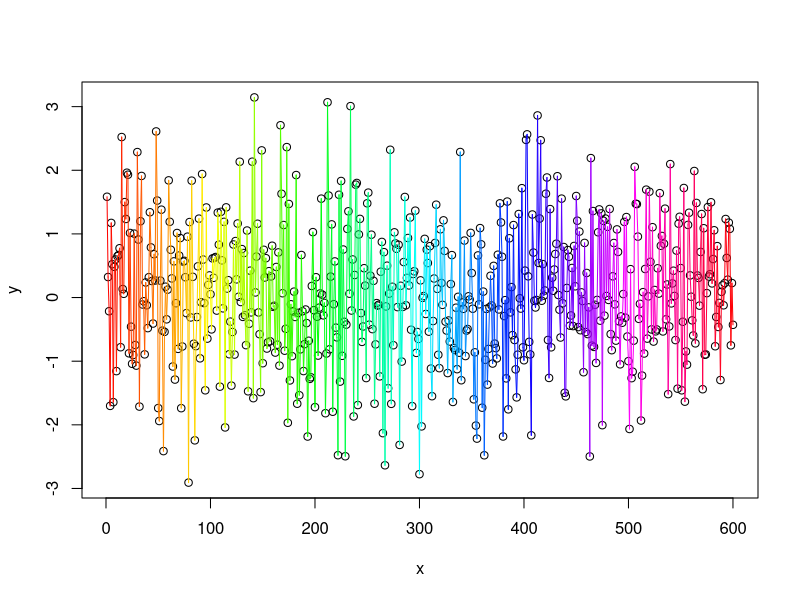
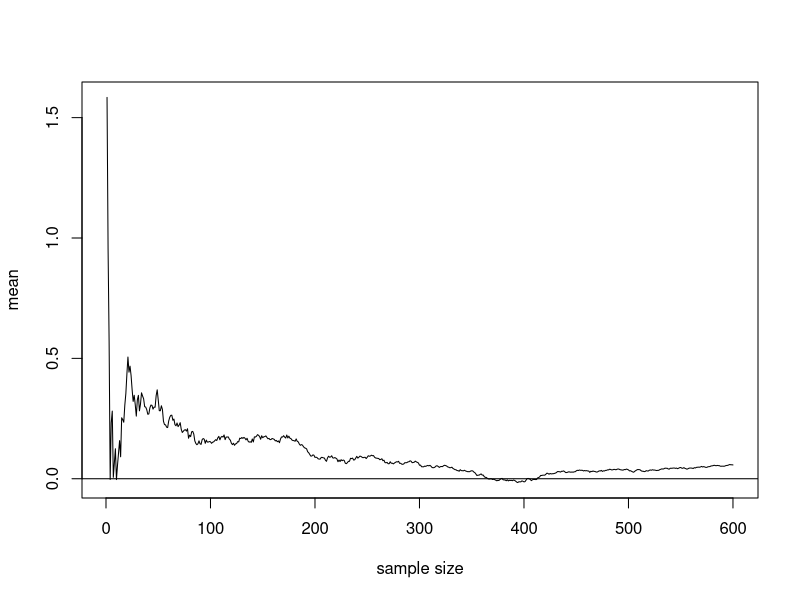
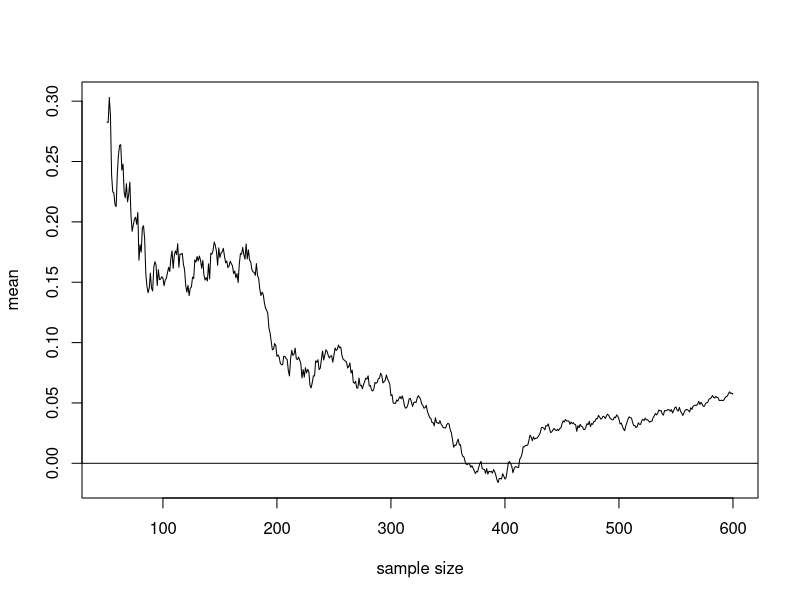

Write R code to recreate these figures, in order. (Note: a time limit stopped this script after it produced the figures.)
# Code File for Quneensland University of Technology: Bayesian Research and Applications Group's Introduction to R Course
# Course prepared and presented by Ben R. Fitzpatrick (ben.r.fitzpatrick@gmail.com) 14th of March 2012

# R is all about the free sharing of code with the proper acknowledgement of authorship so feel free share this file (just don't delete my name from it ;) and only add yours if you've improved it)

##############################
#                            #
#   This is code file 4      #
#   Intro to R Programming   #
#                            #
##############################


# Repetitions of a particular sequence of operations on successive selections of data possibly with a changes in the operations may be efficiently accomplished by utilising

# Control Flow

?Control

# and Logical statements

?Logic

# if(condition) action  # read as: if condition is true then perform actions

# Sorts of Conditions that might be used in an if() statement:

x <- 3

#Equality

x == 3 # logical test of whether the statement x = 3 is true

x == 4 # logical test of the whether the statement x = 4 is true

!(x == 4) # think of this as the negation of the result of the test of whether x = 4 is true

x == 2 & 3  # logical test of whether x = both 2 and 3

x == 2 | 3 # | is an 'inclusive or' so the test here is whether x (2, 3 or 2 & 3) if x = any of these then the statement is true

# works with vectors by testing element by element equality

y <- c(1,2,3)

z <- seq(1:3)

z == y

y[1] | y[2] == z[1] | z[3] # logical test of whether the 1st element of y or the 2nd element of y equal the 1st element of z or the 3rd element of z

# works for character vectors too

a <- c('alpha')

b <- c('alpha','beta','gamma')

a == b

# Relative Size

x < 3

x <= 3

x > 1

#  if(cond) expr

x

if(x==3) print('x = 3') # if x = 3 print 'x = 3'

if(x==3) print('x = 3') else print('x not equal to 3') # if x = 4 print 'x = 3', if x does not = 3 print 'x not equal to 4'

x <- 4

if(x==3) print('x = 3') else print('x not equal to 3')

# it's a bit hard to see the point of if() statements without a function
# so let's make a function that uses 'if else' statement to tell you whether a number is odd or even

# for the algorithm I have in mind we'll need the floor() command to round down (note: its opposite is ceiling() )

floor(35.5)
floor(1/3)
floor(4/3)

# and the paste command to create our output 

paste(4,c('is even'))

x

paste(x)

paste(x,c('is even'))

  if(x/2 == floor(x/2)) {paste(x,c('is even'))} else {paste(paste(x),c('is odd')) }

# try for a few x values

#e.g.

x <- 933

  if(x/2 == floor(x/2)) {paste(x,c('is even'))} else {paste(x,c('is odd')) }

#

# the process of defining x then re-entering the test can be streamlined by defining a function
# defining a function is creating you own custom R command

even <- function(x){

    if(x/2 == floor(x/2)) {paste(paste(x),c('is even'))} else {paste(paste(x),c('is odd')) }

  }

even(x=121)

even(121) # assumes arguments are supplied in order

even(124)

# can you make a function to test if a number is odd?


even  #recover the R code for a function by entering it without any brackets or arguments

#include R functions provided in R base

lm

#  '!'  negation symbol, read as 'not'

if(!x == 2) {paste(x,'is not 2')}




### for(variable in sequence) action

1:3 # quick way to define a sequece 

for(i in 1:3) {print(paste(i))}


for(i in seq(3,27,3)) {print(paste(i))}

# we can store the results of for() loops in variables

x <- rep(0,6)

x

# refer to elements of a vector by number

x[2] # 2nd element of x

#define elements of a vector by number

x[2] <- 3

x

length(x) # length of vector x

# so we can use the sequence of a for() loop to perform actions on objects by element/row/column number e.g.

# storing the results of a for loop in a vector

for(i in 1:length(x)){
  #we can let for() loops span several lines for readability much as we did for function definitions
  x[i] <- i^2 # store i^2 in the i'th element of x
} # end of for loop

x

# we can excecute all sorts of commands across a for() loop

n <- 600

x <- seq(1:n)

y <- rnorm(n=n,mean=0,sd=1)

plot(x,y)

rainbow(5) # rainbow(n)  'Creates a vector of ‘n’ contiguous colors' in this case equally spaced across the rainbow see also heat.colors(),terrain.colors() ... etc.

?rainbow

for(i in 2:length(x)){

  lines(x[(i-1):i],y[(i-1):i],col=rainbow(length(x))[i]) 

}  # connects point (x[(i-1)],y[(i-1)]) to point (x[i],y[i]) by a line of colour given by element 'i' of rainbow(length(x)) (a list of colour codes with the same number of elements as there are in vector 'x' and the colours equally spaced across the full visual spectrum of the rainbow) and does this for all 'i' in order from 'i=2' to 'i=length(x)'

# it is necessary to start at 'i=2' since our first vector index 'x[(i-1)]' and we wish to start at the first element of 'x'

y.i.mean <- rep(0,length(y))

for(i in 1:length(y)){

  y.i.mean[i] <- mean(y[1:i]) # calculate the mean of elements 1 to i of vector y and store this number in y.i.meam element i

}

plot(x,y.i.mean,type='l',xlab='sample size',ylab='mean')
abline(h=0)

plot(x[-seq(1:50)],y.i.mean[-seq(1:50)],type='l',xlab='sample size',ylab='mean') # plot vector x (after having droped the first 50 entries) against vector y.i.mean (again after having dropped the first 50 entries)
abline(h=0)

###  while() loops

x <- 1
    
while(length(x)<10) x<-c(x,x[length(x)]+1)  # while the length of vector x is less than 10 add another element onto the end of x of value eqaul to 1 + the last element of x

x

# so we could make our own sequence creation function:

my.seq <- function(from,to,by){

  x <- from

  length.max <- floor((to-from)/by)

  while(length(x)<=length.max) x<-c(x,x[length(x)]+by)

  return(x)

}

my.seq(1,10,1)

my.seq(3,27,3)

# but probably a more useful application is repeating some process until some level of precision is attained
# say increasing the sample size by 1 until the sample approximations to the population mean has remained within a particular precision around the population mean for 500 additions to the sample size

y <- rnorm(n=700,mean=0,sd=15) # start with a random sample of 700 observations from a normal distribution with a mean of 0 and a standard deviation of 15

#y

accr <- 5e-2 # this is the accuracy which we would like the estimate

# the first step is to have a function that for any particular vector v (of length > 500) will return the maximum absolute value of the means of elements 1 to the length of vector v, 1 to the 1 less than the length of vector v, 1 to the 2 less than the length of vector v,..., 1 to the 500 less than the length of vector v
# so that we may test if the maximum absolute value of these values is less the the accuracy (remember the the population mean is 0 here so sample mean - population mean = sample mean)

l500mm <- function(v){

  l500m <- rep(0,500)

  for(i in 1:500){

    l500m[i] <- mean(v[1:(length(v)-i+1)])

  }

  mx.abs <- max(abs(l500m))

  return(mx.abs)
  
}

#then we may use this function in a while() loop such that while the maximum of the means of 1 to each of the last 500 values of y is greater than the required accuracy (accr) additional samples of size one are drawn from the normal distribution and appended to the end of vector y

while(l500mm(y)>accr) y <- c(y,rnorm(n=1,mean=0,sd=15))


summary(y)

length(y)

cut <- 0.2*length(y)  # the first 20% will probably be quite variable and we are interested in the covergence to 0 so I only plot the last 80% of the data

  plot(0,0,ylim=c(-1.9*abs(mean(y[1:(cut+50)])),1.9*abs(mean(y[1:(cut+50)]))),xlim=c(cut,length(y)),type='n',xlab='sample size',ylab='sample mean') # setting up the plot box (just the x and y limits and the axis lables)

  x <- 1:length(y) # the index to plot the sample means against


for(i in cut:length(y)){

  lines(x[(i-1):i],c(mean(y[1:(i-1)]),mean(y[1:i])),col=rainbow(2*length(x))[i]) # joining the sample mean for y length (i-1) to the sample mean for y length i by lines (x coordinates are our count of sample size at y[i]) coloured in proportion to i

}

# and now the visual check that the sample mean has no strayed more than +/- accr from 0 for the last 500 additions to y

abline(h=accr,col='cyan')

abline(h=-accr,col='cyan')

abline(v=(length(y)-500),col='red')

mean(y)

################################
#                              #
#   Programming Excercise 1    #
#                              #
#    Create a solar system     #
#          emulation           #
#                              #
################################

n.step <-  500 # number of animation frames to create

# Solution

start <- 0

end <- 2*pi

theta <- seq(from=start,to=end,length.out=n.step) #angle controlling rotation of Planet 1 by changing the angle gradually with a for() loop we can generate movement along a orbital path

Orbit1 <- data.frame(theta,x=rep(0,length(theta)),y=rep(0,length(theta))) # dataframe to store the x and y coordinates of the orbital path of Planet 1
#producing each new frame of video by ploting Planet 1 at the position in a row of this dataframe and advancing through these rows in order we can create the emulate the movement of  planet 1 around the sun (note this is an emulation not a simulation there are no graviational law calculations in this code)

r <- 0.75 # radius of orbit of Planet 1

for(i in 1:nrow(Orbit1)){

  Orbit1[i,2] <- r*cos(Orbit1[i,1]) # Planet 1 x-coordinate at angle theta[i] i.e. row i

  Orbit1[i,3] <- r*sin(Orbit1[i,1]) # Planet 1 y-coordinate at angle theta[i] i.e. row i

}

# same proceedure as for Planet 1 just changing all the numbers a bit so Planet 2 follows a different path 

Orbit2 <- data.frame(theta,x=rep(0,length(theta)),y=rep(0,length(theta)))

r <- 0.3 # radius

for(i in 1:nrow(Orbit2)){

  Orbit2[i,2] <- r*cos(-(2*Orbit2[i,1]+pi/4))

  Orbit2[i,3] <- r*sin(-(2*Orbit2[i,1]+pi/4))

}

# same proceedure as for Planet 1 just changing all the numbers a bit so Planet 2 follows a different path 

Orbit3 <- data.frame(theta,x=rep(0,length(theta)),y=rep(0,length(theta)))

r <- 0.9 #radius

for(i in 1:nrow(Orbit3)){

  Orbit3[i,2] <- r*cos((3.5*Orbit3[i,1]+pi/4))

  Orbit3[i,3] <- r*sin((3.5*Orbit3[i,1]+pi/4))

}

# adding a moon orbiting around Planet 2

phi <- 6*(theta+pi/4) 

O2.moon <- data.frame(phi,x=rep(0,length(theta)),y=rep(0,length(theta)))

r.O2m <- 0.15


for(i in 1:nrow(Orbit2)){

  O2.moon[i,2] <- Orbit1[i,2] + r.O2m*cos(O2.moon[i,1]-pi/4)

  O2.moon[i,3] <- Orbit1[i,3] + r.O2m*sin(O2.moon[i,1]-pi/4)

}

# adding a moon around Planet 3

eta <- 9*(theta+pi/4)

O3.moon <- data.frame(eta,x=rep(0,length(theta)),y=rep(0,length(theta)))

r.O3m <- 0.15


for(i in 1:nrow(O3.moon)){

  O3.moon[i,2] <- Orbit3[i,2] + r.O3m*cos(O3.moon[i,1]+pi/4)

  O3.moon[i,3] <- Orbit3[i,3] + r.O3m*sin(O3.moon[i,1]+pi/4)

}



# Warning for epileptics this plot flashes a lot as it progresses through the for() loop

setwd('/home/ben/animation') # change the file path to a file path on your computer where you would like the sequence frames (images) to be saved that we will stick together into an animation below

# to preview the animation in R use this code which has the image saving bits commented out 

for(i in 1:nrow(Orbit1)){

  jpeg(filename = paste('image',paste(i),'.jpg',sep=''),width = 800, height = 800)  

  plot(0,0,xlim=c(-1.5,1.5),ylim=c(-1.5,1.5),cex=5,col='yellow',pch=19,xlab='',ylab='')
  par(new=T)
  plot(Orbit1[i,2],Orbit1[i,3],xlim=c(-1.5,1.5),ylim=c(-1.5,1.5),cex=3,col='blue',pch=19,xlab='',ylab='')
  par(new=T)
  plot(Orbit2[i,2],Orbit2[i,3],xlim=c(-1.5,1.5),ylim=c(-1.5,1.5),cex=1,pch=19,col='red',xlab='',ylab='')
  par(new=T)
  plot(O2.moon[i,2],O2.moon[i,3],xlim=c(-1.5,1.5),ylim=c(-1.5,1.5),cex=1,pch=19,col='grey',xlab='',ylab='')
  par(new=T)
  plot(O3.moon[i,2],O3.moon[i,3],xlim=c(-1.5,1.5),ylim=c(-1.5,1.5),cex=0.5,pch=19,col='grey',xlab='',ylab='')
  par(new=T)
  plot(Orbit3[i,2],Orbit3[i,3],xlim=c(-1.5,1.5),ylim=c(-1.5,1.5),cex=1.5,pch=19,col='green',xlab='',ylab='')
  par(new=T)  
  plot(0,0,xlim=c(-1.5,1.5),ylim=c(-1.5,1.5),cex=5,col='yellow',pch=19,xlab='',ylab='')       #par(new=T)
  dev.off()
  #dev.new()

}

# to write the image files that we will use to create the animation use this code:

for(i in 1:nrow(Orbit1)){

  jpeg(filename = paste('image',paste(i),'.jpg',sep=''),width = 800, height = 800)  
  plot(0,0,xlim=c(-1.5,1.5),ylim=c(-1.5,1.5),cex=5,col='yellow',pch=19,xlab='',ylab='')
  par(new=T)
  plot(Orbit1[i,2],Orbit1[i,3],xlim=c(-1.5,1.5),ylim=c(-1.5,1.5),cex=3,col='blue',pch=19,xlab='',ylab='')
  par(new=T)
  plot(Orbit2[i,2],Orbit2[i,3],xlim=c(-1.5,1.5),ylim=c(-1.5,1.5),cex=1,pch=19,col='red',xlab='',ylab='')
  par(new=T)
  plot(O2.moon[i,2],O2.moon[i,3],xlim=c(-1.5,1.5),ylim=c(-1.5,1.5),cex=1,pch=19,col='grey',xlab='',ylab='')
  par(new=T)
  plot(O3.moon[i,2],O3.moon[i,3],xlim=c(-1.5,1.5),ylim=c(-1.5,1.5),cex=0.5,pch=19,col='grey',xlab='',ylab='')
  par(new=T)
  plot(Orbit3[i,2],Orbit3[i,3],xlim=c(-1.5,1.5),ylim=c(-1.5,1.5),cex=1.5,pch=19,col='green',xlab='',ylab='')
  par(new=T)  
  plot(0,0,xlim=c(-1.5,1.5),ylim=c(-1.5,1.5),cex=5,col='yellow',pch=19,xlab='',ylab='')       #par(new=T)
  dev.off()
  #dev.new()

}


graphics.off()

# the 3D version

rgl.open()

counter=1

for(i in 1:(0.5*nrow(Orbit1))){

#for(i in 1:250){

  counter=counter+1

  view3d(theta=0, phi=-30)

  rgl.spheres(c(1.1),c(1.1),c(1.1),radius=0.05,xlab='',ylab='',interactive=F,alpha=0)

  rgl.spheres(c(1.1),c(1.1),c(-1.1),radius=0.05,xlab='',ylab='',interactive=F,alpha=0)


  rgl.spheres(c(1.1),c(-1.1),c(1.1),radius=0.05,xlab='',ylab='',interactive=F,alpha=0)

  rgl.spheres(c(1.1),c(-1.1),c(-1.1),radius=0.05,xlab='',ylab='',interactive=F,alpha=0)

  
  rgl.spheres(c(-1.1),c(1.1),c(-1.1),radius=0.05,xlab='',ylab='',interactive=F,alpha=0)

  rgl.spheres(c(-1.1),c(1.1),c(1.1),radius=0.05,xlab='',ylab='',interactive=F,alpha=0)


  rgl.spheres(c(-1.1),c(-1.1),c(-1.1),radius=0.05,xlab='',ylab='',interactive=F,alpha=0)

  rgl.spheres(c(-1.1),c(-1.1),c(1.1),radius=0.05,xlab='',ylab='',interactive=F,alpha=0)

  
  rgl.spheres(0,0,0,radius=0.25,col='yellow',xlab='',ylab='',interactive=F)
  
  rgl.spheres(Orbit1[i,2],Orbit1[i,3],0,radius=0.05,col='blue',xlab='',ylab='',interactive=F)
  
  rgl.spheres(Orbit2[i,2],Orbit2[i,3],0,radius=0.04,col='red',xlab='',ylab='',interactive=F)
  
  rgl.spheres(O2.moon[i,2],O2.moon[i,3],0,radius=0.02,col='grey',xlab='',ylab='',interactive=F)
  
  rgl.spheres(O3.moon[i,2],O3.moon[i,3],0,radius=0.02,col='grey',xlab='',ylab='',interactive=F)
  
  rgl.spheres(Orbit3[i,2],Orbit3[i,3],0,radius=0.08,col='green',xlab='',ylab='',interactive=F)

  rgl.snapshot(filename=paste('image',paste(counter),'.png',sep=''), fmt="png")
   
  clear3d(type=c('shapes'))

}


#now the fun bit who can introduce a moon into this system
#how about a commet  (commets have elliptical orbits)
# collision detection???? ;-)

#at the Linux Terminal

# ffmpeg -f image2 -r 1 -i image%d.jpg -r 1 -s 800x800 joo.avi

#ffmpeg -i joo.avi -f yuv4mpegpipe - | yuvfps -s 30:1 -r 30:1 | ffmpeg -f yuv4mpegpipe -i - -b 28800k aa30fps.avi





#########################################
#                                        #
#   Programming Excercise 2              #
#                                        #
#   Prime Numbers and Interger Divisors  #
#                                        #
##########################################

# The Excercise
# Can you make a function to test whether a number is prime then if it is not return it's interger divisors other than 1 and itself?
# Can you modify your function so that it can perform this sequence of actions for each element in a supplied vector of numbers to test?
# How long does your function take to run?
# Can you alter your code to make it run faster?











prime.test <- function(v){ # now just define prime.test2() once, deleted all the repeates of the same calculations
  
  Out = data.frame(Number=v,Is.Prime=factor(rep(NA,length=length(v)),levels=c('Prime','Not.Prime')),N.Divs=numeric(length=length(v)))

  n.divs = rep(0,(max(v)-2))

   prime.test2 = function(x){ 

      if(x<1) {return(paste('Not.Prime'))}

      if(x==1 | x==2 | x==3) {return(list('Prime',0))}

      pf = my.seq(from=2,to=(x-1),by=1)  # potential factors
      
      n.div.i = sum(as.numeric((x/pf-floor(x/pf))==0))

      if(n.div.i==0) result = list('Prime',0) else result = list('Not.Prime',n.div.i)

      return(result)

      }      

  for(i in 1:length(v)){
   
    op = prime.test2(x=v[i])

    Out[i,2] = paste(op[1])

    Out[i,3] = op[2]

  }

  max.divs = max(Out[,3])  # number of extra columns required (add them all here once outside any loop to avoid recreating the dataframe with each iteration of the loop

  Out = data.frame(Out,matrix(0,nrow=nrow(Out),ncol=max.divs))

  for(i in 1:length(v)){

    x = v[i]

    pf = my.seq(from=2,to=(x-1),by=1)

    x.pf = as.numeric((x/pf-floor(x/pf))==0)
    
    Divs = cbind(x.pf,pf) #making another matrix inside a loop further slowing things

    counter = 0

    for(j in 1:nrow(Divs)){  #nested loop, oh no!

      if(Divs[j,1]==1)  counter = counter + 1

      if(Divs[j,1]==1) Out[i,3+counter] = Divs[j,2] # two separate if() statements using the same condition

    }

  }

  Out=data.frame(Out)

  return(Out)

}  

system.time(sl <- ptv.slow(v=seq(1e4,1e4+1000,1)))[3]/1000 # 0.400605   sec per element in v

system.time(sl.sp3 <- ptv.sp3(v=seq(1e4,1e4+1000,1)))[3]/1000 # 0.405414   sec per element in v

system.time(sl2 <- ptv.slow(v=seq(1e5,1e5+100,1)))[3]/1000 #    sec per element in v

system.time(sl2.sp3 <- ptv.sp3(v=seq(1e5,1e5+100,1)))[3]/1000 #    sec per element in v


      
#################
############
################





# To Speed Up R Code:

# Replace loops with matrix operations

# Where loops are unavoidable:

# Define you data.storage object once outside the loop and fill it from within the loop (rather than adding new columns or rows with each iteration of the loop- R has to re-define the whole thing each time if you do this )

# try using lapply() instead of for()
#'lapply() can be faster than a carefully crafted for() loop (since C-level code is more efficient in memory allocation)' - Brian D. Ripley, Professor of Applied Statistics, Oxford

# call 'C' or 'fortran' for the slow bits (I can't help with this sorry)

# where job allows for parallel computing split it across multiple processor cores using package 'multicore' e.g. mclapply()  or the REvolution package










#or if you would rather try to emulate solar system producing something along the lines of the animation I made: Solar_System.avi
#(you don't have to make it into an external animation an animation within R is also fine for our purposes here)


# If you'd like more exercises to learn R programming by doing:

# Project Euler has a great series problems designed to be solved with mathematics and programming.

# 'The problems range in difficulty and for many the experience is inductive chain learning. That is, by solving one problem it will expose you to a new concept that allows you to undertake a previously inaccessible problem. So the determined participant will slowly but surely work his/her way through every problem.'

# <https://projecteuler.net/>

# R is a full programming language and so you should be able to solve any of the problems by programming in R

# Remember you've got Wikipedia and Wolfram MathWorld if you need to look up any maths concepts to do a problem

# 
